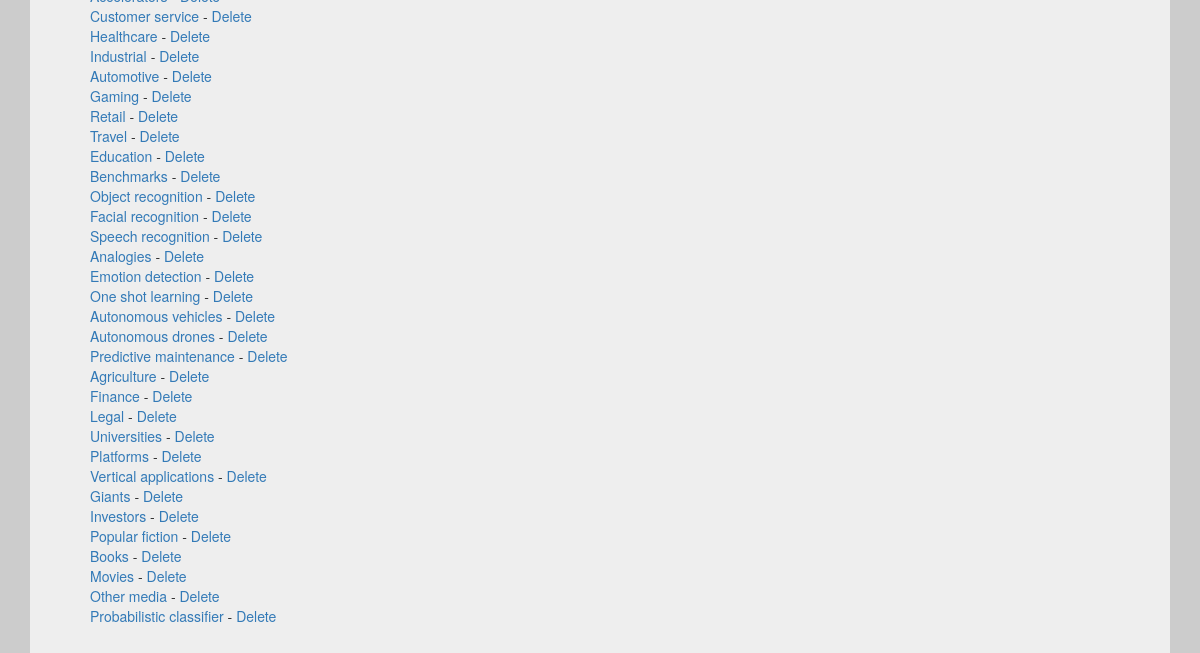
The app's page /graph (lower part), older data.
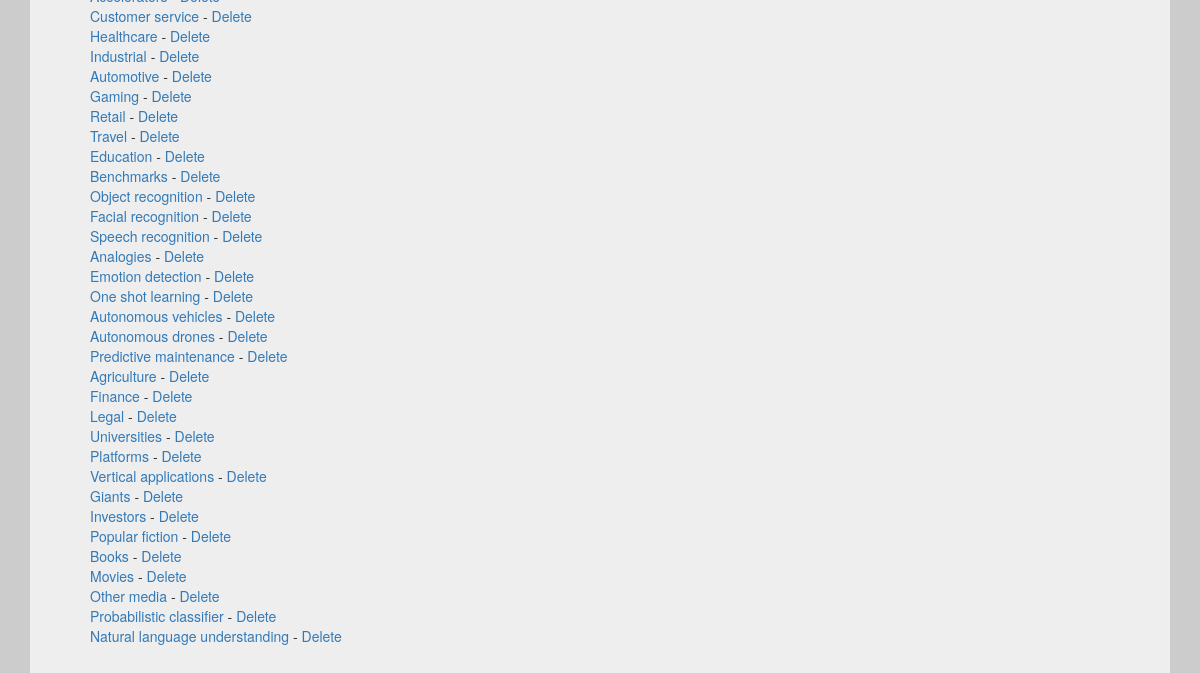
The same page, newer data.
### db.py (models this page shows, shortened)
class semantic_graph_node(db.Model):
	id = db.Column('node_id', db.Integer, primary_key = True)
	title = db.Column(db.String(255))

### modules/admin.py (the view)
@admin.route('/graph')
def graph():
	if "del" in request.args and "title" not in request.values:
		delNode = semantic_graph_node.query.filter_by(id=request.args["del"]).first()
		db.session.delete(delNode)
		db.session.commit()
	return render_template("graph.html", nodes = semantic_graph_node.query.all())

### templates/graph.html (shortened to what this page needs)
{% extends "base.html" %}
{% block content %}
  <div class="container">
    <div class="jumbotron">
		{% if not nodes %}
			No nodes found
		{% else %}
			{% for node in nodes %}
				<a href="node?id={{ node.id }}">{{ node.title }}</a> - <a href="graph?del={{ node.id }}" onclick="return confirm('Are you sure?');">Delete</a><br />
			{% endfor %}
		{% endif %}
	</div>
  </div>
{% endblock %}

Row changes from the older to the newer data that the page shows:
added semantic_graph_node: title "Natural language understanding"
